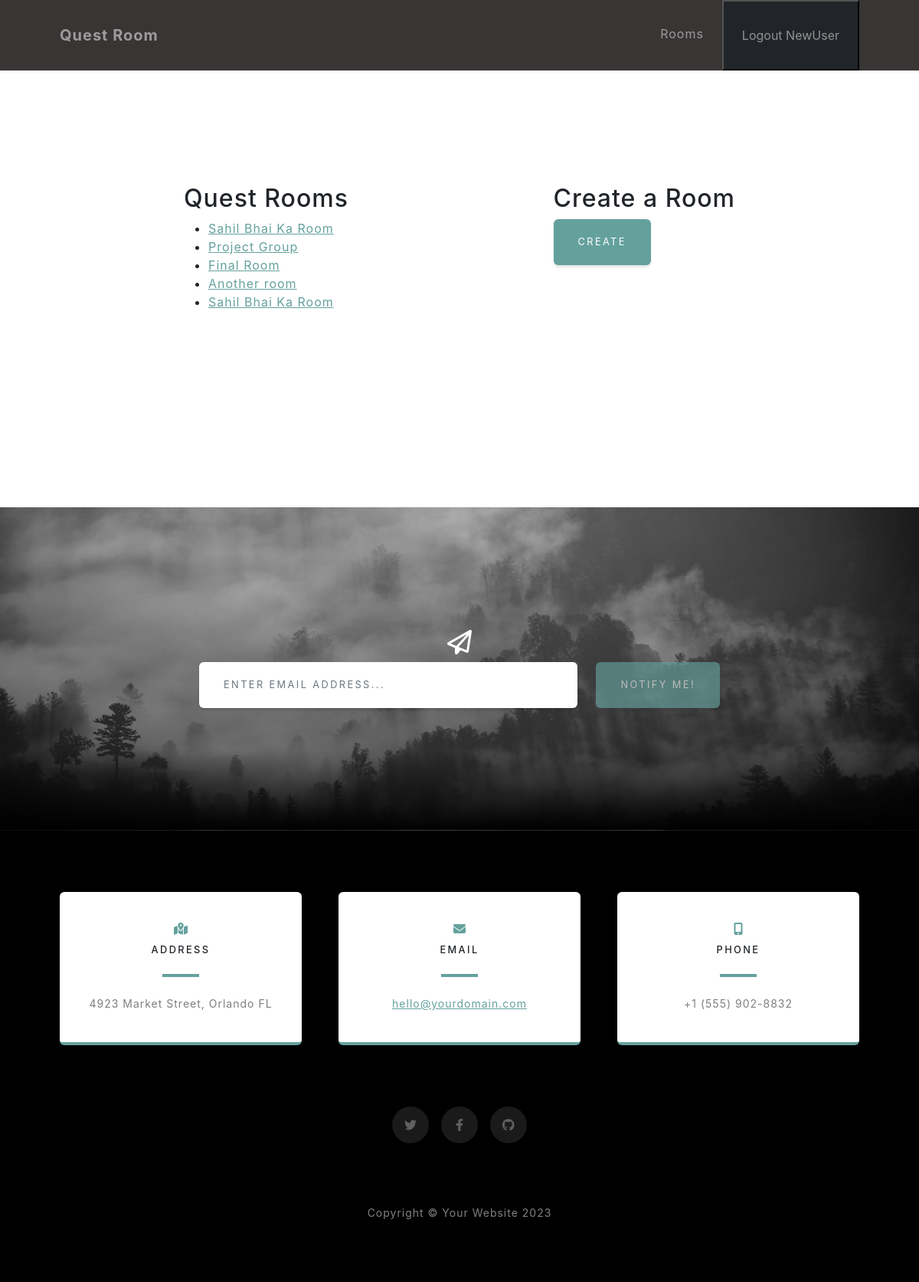
Screenshot of /rooms/ (signed in) with the database file from the repository.
### users/models.py (models this page shows)
class User(AbstractUser):
    def __str__(self) -> str:
        return f'{self.id} - {self.username}'

### rooms/models.py (models this page shows, shortened)
class QuestRoom(models.Model):
    class RoomType(models.TextChoices):
        LEETCODE = 'LC', 'LeetCode Quest'
    name = models.CharField(max_length=50)
    description = models.TextField()
    room_type = models.CharField(
        choices=RoomType.choices,
        default=RoomType.LEETCODE,
        max_length=2
    )
    head = models.ForeignKey(User, on_delete=models.CASCADE, related_name='rooms')
    members = models.ManyToManyField(User)
    expire_days = models.PositiveIntegerField(default=1)
    expires_at = models.DateTimeField()
    daily_required_points = models.PositiveIntegerField(default=1)
    created_at = models.DateTimeField(auto_now_add=True)
    updated_at = models.DateTimeField(auto_now=True)
    class Meta:
        unique_together = [['name', 'head']]

### rooms/views.py (the view)
# urls.py: path('rooms/', views.view_rooms, name='view_rooms'),
@login_required
def view_rooms(request):
    rooms = request.user.rooms.all()
    return render(request, 'rooms/rooms.html', {'rooms': rooms})

### rooms/templates/rooms/rooms.html (shortened to what this page needs)
{% extends 'rooms/base.html' %}
{% block content %}
    <section class="rooms-section">
        <div class="rooms-container">
            <div class="user-rooms">
                <h2>Quest Rooms</h2>
                <ul>
                    {% for room in rooms %}
                        <li>
                            <a href="#">{{ room.name }}</a>
                        </li>
                    {% endfor %}
                </ul>
            </div>
            <div class="create-room">
                <h2>Create a Room</h2>
                <form action="{% url 'rooms:create_room' %}" method="post">
                    <button class="btn btn-primary" type="submit">Create</button>
                </form>
            </div>
        </div>
    </section>
{% endblock content %}

### rooms/templates/rooms/base.html (shortened to what this page needs)
{% load static %}
<!DOCTYPE html>
<html lang="en">
    <head>
        <link href="https://api.fontshare.com/v2/css?f[]=supreme@400&f[]=chubbo@700&display=swap" rel="stylesheet">
        <link href="{% static 'css/styles.css' %}" rel="stylesheet" />
    </head>
    <body id="page-top">
        <nav class="navbar navbar-expand-lg navbar-light fixed-top" id="mainNav">
            <div class="container px-4 px-lg-5">
                <a class="navbar-brand" href="#page-top">Quest Room</a>
                <div class="collapse navbar-collapse" id="navbarResponsive">
                    <ul class="navbar-nav ms-auto">
                        <li class="nav-item"><a class="nav-link" href="#projects">Rooms</a></li>
                        {% if request.user.is_authenticated %}
                            <li class="nav-item">
                                <form action="{% url 'users:logout' %}" method="post">
                                    <button type="submit" class="nav-link bg-dark">Logout {{ request.user.username }}</button>
                                </form>
                            </li>
                        {% endif %}
                    </ul>
                </div>
            </div>
        </nav>
        {% block content %}
        {% endblock content %}
        <section class="signup-section" id="signup">
            <div class="container px-4 px-lg-5">
                <div class="row gx-4 gx-lg-5">
                    <div class="col-md-10 col-lg-8 mx-auto text-center">
                        <i class="far fa-paper-plane fa-2x mb-2 text-white"></i>
                        <form class="form-signup" id="contactForm" data-sb-form-api-token="API_TOKEN">
                            <div class="row input-group-newsletter">
                                <div class="col"><input class="form-control" id="emailAddress" type="email" placeholder="Enter email address..." aria-label="Enter email address..." data-sb-validations="required,email" /></div>
                                <div class="col-auto"><button class="btn btn-primary disabled" id="submitButton" type="submit">Notify Me!</button></div>
                            </div>
                        </form>
                    </div>
                </div>
            </div>
        </section>
        <section class="contact-section bg-black">
            <div class="container px-4 px-lg-5">
                <div class="row gx-4 gx-lg-5">
                    <div class="col-md-4 mb-3 mb-md-0">
                        <div class="card py-4 h-100">
                            <div class="card-body text-center">
                                <i class="fas fa-map-marked-alt text-primary mb-2"></i>
                                <h4 class="text-uppercase m-0">Address</h4>
                                <hr class="my-4 mx-auto" />
                                <div class="small text-black-50">4923 Market Street, Orlando FL</div>
                            </div>
                        </div>
                    </div>
                    <div class="col-md-4 mb-3 mb-md-0">
                        <div class="card py-4 h-100">
                            <div class="card-body text-center">
                                <i class="fas fa-envelope text-primary mb-2"></i>
                                <h4 class="text-uppercase m-0">Email</h4>
                                <hr class="my-4 mx-auto" />
                                <div class="small text-black-50"><a href="#!">hello@yourdomain.com</a></div>
                            </div>
                        </div>
                    </div>
                    <div class="col-md-4 mb-3 mb-md-0">
                        <div class="card py-4 h-100">
                            <div class="card-body text-center">
                                <i class="fas fa-mobile-alt text-primary mb-2"></i>
                                <h4 class="text-uppercase m-0">Phone</h4>
                                <hr class="my-4 mx-auto" />
                                <div class="small text-black-50">+1 (555) 902-8832</div>
                            </div>
                        </div>
                    </div>
                </div>
                <div class="social d-flex justify-content-center">
                    <a class="mx-2" href="#!"><i class="fab fa-twitter"></i></a>
                    <a class="mx-2" href="#!"><i class="fab fa-facebook-f"></i></a>
                    <a class="mx-2" href="#!"><i class="fab fa-github"></i></a>
                </div>
            </div>
        </section>
        <footer class="footer bg-black small text-center text-white-50"><div class="container px-4 px-lg-5">Copyright &copy; Your Website 2023</div></footer>
    </body>
</html>

### rows the page displays
User: user.username "NewUser"
QuestRoom: name "Sahil Bhai Ka Room"
QuestRoom: name "Project Group"
QuestRoom: name "Final Room"
QuestRoom: name "Another room"
QuestRoom: name "Sahil Bhai Ka Room"
